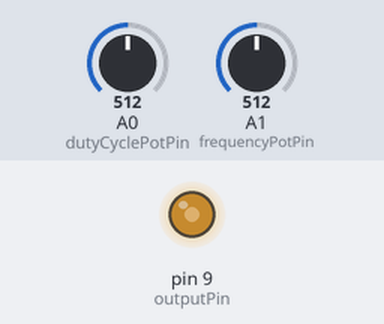
Bench run of a sketch on a simulated Arduino Uno, built with avr-gcc and run on an emulated ATmega328P. Parts: output pins drawn as LEDs (lit = HIGH). The test bench sets the inputs (shaded band); at power-on: A0 (dutyCyclePotPin) = 512, A1 (frequencyPotPin) = 512.

Above: at 1.2 s.
1.3 s: A0 (dutyCyclePotPin) set to 716
At 2.5 s:
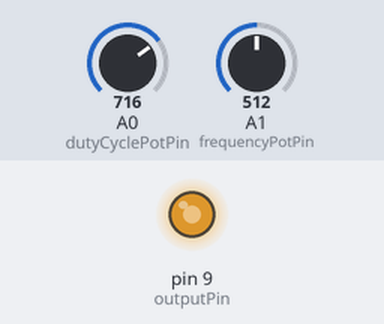
2.8 s: A0 (dutyCyclePotPin) set to 900
At 3.8 s:
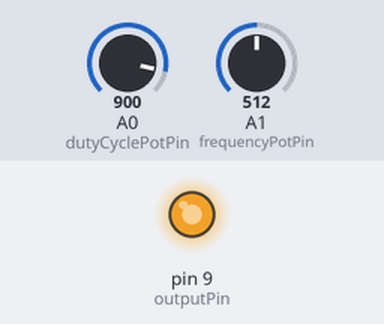
4.3 s: A0 (dutyCyclePotPin) set to 122
At 5.0 s:
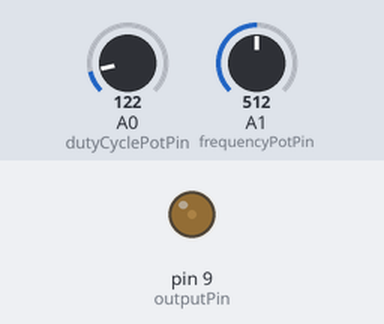
5.8 s: A0 (dutyCyclePotPin) set to 0
At 6.1 s:
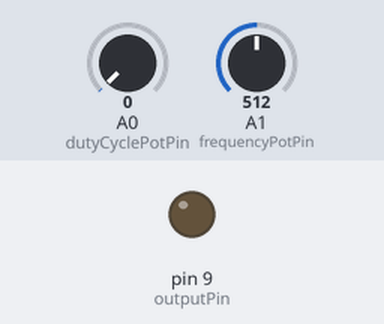
Timing chart, 0 to 8.3 s (numbered marks = the images above; inputs shaded):
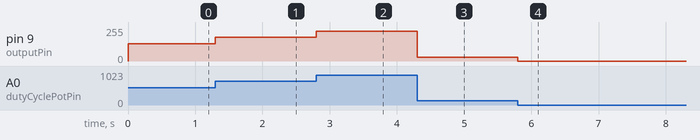

Measured:
- after the input at 1.3 s, pin 9 (outputPin): 128/255 → 179/255 at once
- after the input at 2.8 s, pin 9 (outputPin): 179/255 → 225/255 at once
- after the input at 4.3 s, pin 9 (outputPin): 225/255 → 30/255 at once
- after the input at 5.8 s, pin 9 (outputPin): 30/255 → 0/255 at once

The sketch:

LaRottaO.Arduino.SquareGen.ino
```cpp
#include <TimerOne.h>

// Constants
const int frequencyPotPin = A1;  // Analog pin for frequency control potentiometer
const int dutyCyclePotPin = A0;  // Analog pin for duty cycle control potentiometer
const int outputPin = 9;         // Digital pin for the PWM output

// Variables
int frequencyPotValue = 0;    // Variable to store frequency potentiometer value
int dutyCyclePotValue = 0;    // Variable to store duty cycle potentiometer value
long frequency = 1000;        // Initial frequency in Hz
int dutyCycle = 511;          // Initial duty cycle (50% of 1023)
int frequencyPrev = 0;        // Previous frequency value for hysteresis
int dutyCyclePrev = 0;        // Previous duty cycle value for hysteresis
const int hysteresisRange = 10; // Hysteresis deadband range

void setup() {
  pinMode(outputPin, OUTPUT);
  Timer1.initialize(1000000 / frequency);  // Initialize Timer1 with the period in microseconds
  Timer1.pwm(outputPin, dutyCycle);        // Set initial PWM duty cycle
}

void loop() {
  // Read frequency potentiometer value with hysteresis
  int frequencyPotRead = analogRead(frequencyPotPin);
  if (abs(frequencyPotRead - frequencyPrev) > hysteresisRange) {
    frequencyPrev = frequencyPotRead;
    frequency = map(frequencyPotRead, 0, 1023, 50, 5000);  // Map potentiometer value to frequency range (50 Hz to 5000 Hz)
    Timer1.setPeriod(1000000 / frequency);  // Update Timer1 period based on the new frequency
  }

  // Read duty cycle potentiometer value with hysteresis
  int dutyCyclePotRead = analogRead(dutyCyclePotPin);
  if (abs(dutyCyclePotRead - dutyCyclePrev) > hysteresisRange) {
    dutyCyclePrev = dutyCyclePotRead;
    dutyCycle = dutyCyclePotRead;  // Map potentiometer value directly to duty cycle (0 to 1023)
    Timer1.pwm(outputPin, dutyCycle);  // Update PWM duty cycle
  }
}
```
